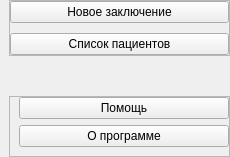
        <widget class="QWidget" name="leftMenu" native="true">
         <property name="minimumSize">
          <size>
           <width>230</width>
           <height>0</height>
          </size>
         </property>
         <property name="baseSize">
          <size>
           <width>0</width>
           <height>0</height>
          </size>
         </property>
         <layout class="QVBoxLayout" name="verticalLayout_3">
          <property name="spacing">
           <number>0</number>
          </property>
          <property name="leftMargin">
           <number>0</number>
          </property>
          <property name="topMargin">
           <number>0</number>
          </property>
          <property name="rightMargin">
           <number>0</number>
          </property>
          <property name="bottomMargin">
           <number>0</number>
          </property>
          <item>
           <widget class="QWidget" name="widget" native="true">
            <layout class="QVBoxLayout" name="verticalLayout_4">
             <property name="spacing">
              <number>0</number>
             </property>
             <property name="leftMargin">
              <number>9</number>
             </property>
             <property name="topMargin">
              <number>0</number>
             </property>
             <property name="rightMargin">
              <number>0</number>
             </property>
             <property name="bottomMargin">
              <number>0</number>
             </property>
             <item>
              <widget class="QFrame" name="frame_3">
               <property name="frameShape">
                <enum>QFrame::StyledPanel</enum>
               </property>
               <property name="frameShadow">
                <enum>QFrame::Raised</enum>
               </property>
               <layout class="QVBoxLayout" name="verticalLayout_5">
                <property name="spacing">
                 <number>10</number>
                </property>
                <property name="leftMargin">
                 <number>0</number>
                </property>
                <property name="topMargin">
                 <number>0</number>
                </property>
                <property name="rightMargin">
                 <number>0</number>
                </property>
                <property name="bottomMargin">
                 <number>0</number>
                </property>
                <item>
                 <widget class="QPushButton" name="diagnosticBtn">
                  <property name="enabled">
                   <bool>true</bool>
                  </property>
                  <property name="cursor">
                   <cursorShape>PointingHandCursor</cursorShape>
                  </property>
                  <property name="text">
                   <string>Новое заключение</string>
                  </property>
                  <property name="icon">
                   <iconset>
                    <normaloff>add_icon.png</normaloff>add_icon.png</iconset>
                  </property>
                  <property name="checkable">
                   <bool>true</bool>
                  </property>
                 </widget>
                </item>
                <item>
                 <widget class="QPushButton" name="listBtn">
                  <property name="enabled">
                   <bool>true</bool>
                  </property>
                  <property name="cursor">
                   <cursorShape>PointingHandCursor</cursorShape>
                  </property>
                  <property name="text">
                   <string>Список пациентов</string>
                  </property>
                  <property name="icon">
                   <iconset>
                    <normaloff>list_icon.png</normaloff>list_icon.png</iconset>
                  </property>
                 </widget>
                </item>
               </layout>
              </widget>
             </item>
             <item>
              <spacer name="verticalSpacer">
               <property name="orientation">
                <enum>Qt::Vertical</enum>
               </property>
               <property name="sizeHint" stdset="0">
                <size>
                 <width>20</width>
                 <height>40</height>
                </size>
               </property>
              </spacer>
             </item>
             <item>
              <widget class="QFrame" name="frame_4">
               <property name="frameShape">
                <enum>QFrame::StyledPanel</enum>
               </property>
               <property name="frameShadow">
                <enum>QFrame::Raised</enum>
               </property>
               <layout class="QVBoxLayout" name="verticalLayout_6">
                <property name="spacing">
                 <number>6</number>
                </property>
                <property name="leftMargin">
                 <number>9</number>
                </property>
                <property name="topMargin">
                 <number>0</number>
                </property>
                <property name="rightMargin">
                 <number>0</number>
                </property>
                <property name="bottomMargin">
                 <number>9</number>
                </property>
                <item>
                 <widget class="QPushButton" name="helpBtn">
                  <property name="enabled">
                   <bool>true</bool>
                  </property>
                  <property name="cursor">
                   <cursorShape>PointingHandCursor</cursorShape>
                  </property>
                  <property name="text">
                   <string>Помощь</string>
                  </property>
                  <property name="icon">
                   <iconset>
                    <normaloff>help_icon.png</normaloff>help_icon.png</iconset>
                  </property>
                 </widget>
                </item>
                <item>
                 <widget class="QPushButton" name="aboutBtn">
                  <property name="enabled">
                   <bool>true</bool>
                  </property>
                  <property name="cursor">
                   <cursorShape>PointingHandCursor</cursorShape>
                  </property>
                  <property name="text">
                   <string>О программе</string>
                  </property>
                  <property name="icon">
                   <iconset>
                    <normaloff>about_icon.png</normaloff>about_icon.png</iconset>
                  </property>
                 </widget>
                </item>
               </layout>
              </widget>
             </item>
            </layout>
           </widget>
          </item>
         </layout>
        </widget>
